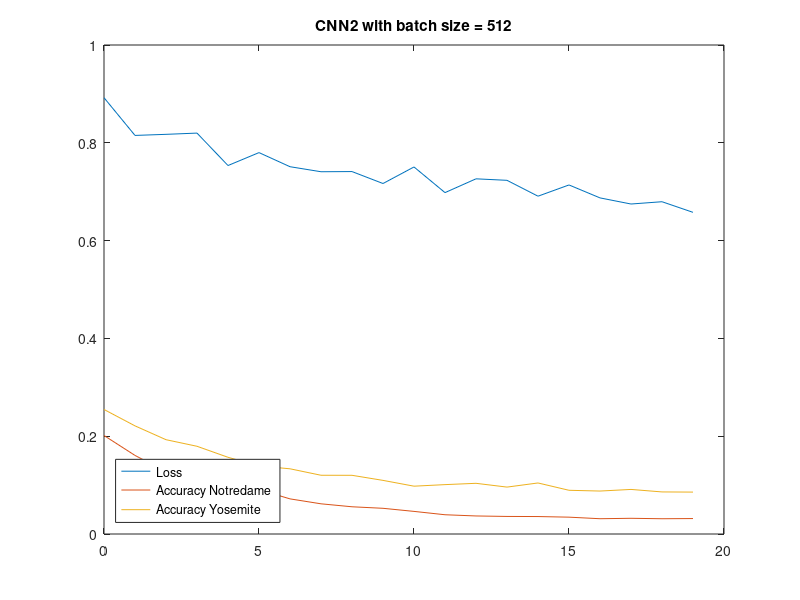

Source code (MATLAB):
Losses=csvread('output.csv');
AccuracyYosemite=csvread('accuracyyosemite.csv');
AccuracyNotreDame=csvread('accuracynotredame.csv');
epoch = Losses(:, 1);
loss = Losses(:, 2);
plot(epoch, loss)

title('CNN2 with batch size = 512')

hold on

epoch = AccuracyNotreDame(:, 1);
accuracynotredame = AccuracyNotreDame(:, 2);
plot(epoch, accuracynotredame)

epoch = AccuracyYosemite(:, 1);
accuracyyosemite = AccuracyYosemite(:, 2);
plot(epoch, accuracyyosemite)

legend({'Loss', 'Accuracy Notredame', 'Accuracy Yosemite'},'Location','southwest')

hold off
